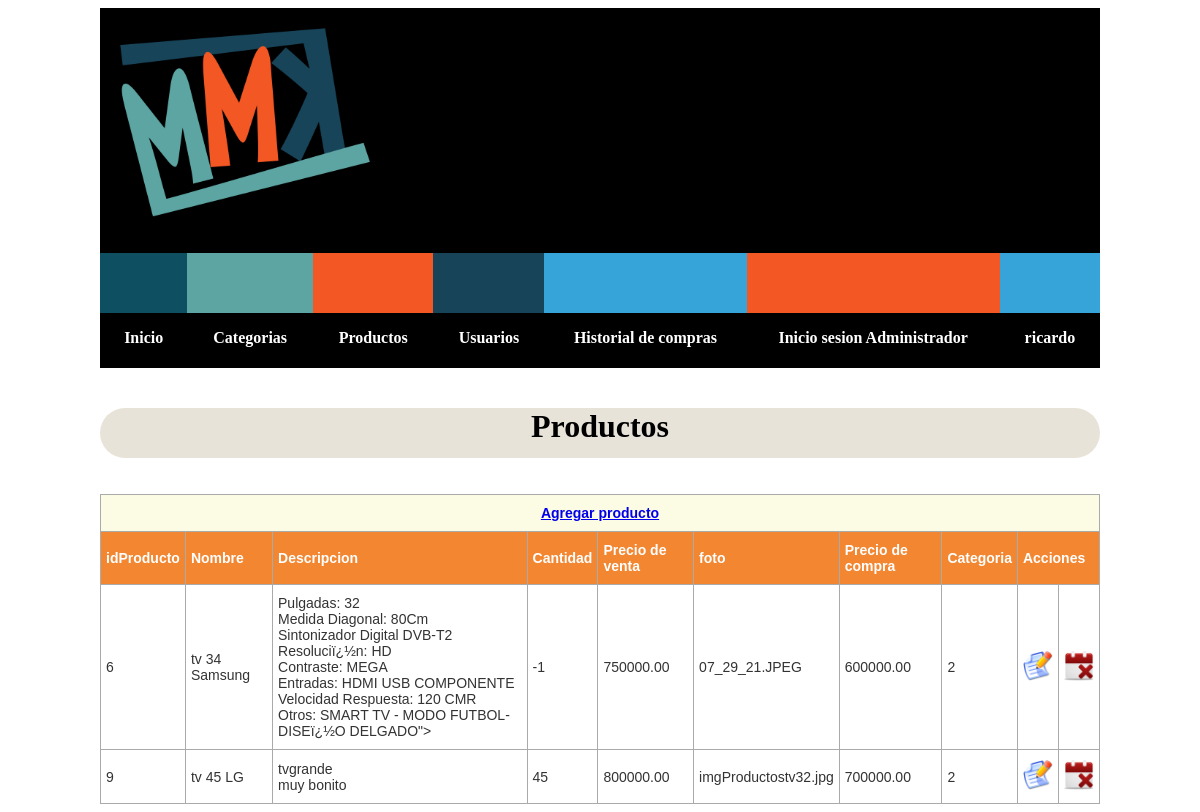
Page /Admin/productos.php (signed in) on the committed database.
### tables this page shows
CREATE TABLE IF NOT EXISTS `productos` (
`idProducto` int(11) NOT NULL,
  `nombre` varchar(45) NOT NULL,
  `descripcion` varchar(400) NOT NULL,
  `cantidad` int(3) NOT NULL,
  `presioVenta` double(10,2) NOT NULL,
  `foto` varchar(45) NOT NULL,
  `PresioCompra` double(10,2) NOT NULL,
  `Categorias_idCat` int(11) NOT NULL
);

### Admin/productos.php (the view, shortened to what this page needs)
<?php
        $mysql = new conexion();
        $mysqli=$mysql->conctar();
$sql ="SELECT * FROM productos";
$consulta= $mysqli->query($sql);
?>
<!DOCTYPE html>
<html>
    <head>
        <link rel="stylesheet" href="css/estiloProductos.css" type="text/css" media="screen" />
    </head>
    <?php include 'header.php';?>
    <body>
        <h1>Productos</h1>
        <br>
        <br>
        <div id="prod">
        <table class="tg">
        <tr>
            <th class="tg-rvy5" colspan="10"><a href="agregarPoducto.php">Agregar producto </a></th>
        </tr>
        <tr>
            <td class="tg-1ttd">idProducto</td>
            <td class="tg-1ttd">Nombre</td>
            <td class="tg-1ttd">Descripcion</td>
            <td class="tg-1ttd">Cantidad</td>
            <td class="tg-1ttd">Precio de venta</td>
            <td class="tg-1ttd">foto</td>
            <td class="tg-1ttd">Precio de compra</td>
            <td class="tg-1ttd">Categoria</td>
            <td class="tg-1ttd" colspan="2">Acciones</td>
        </tr>
        <?php while($campos=mysqli_fetch_object($consulta)){?>
        <tr>
            <td class="tg-031e"><?php echo $campos->idProducto; ?></td>
            <td class="tg-031e"><?php echo $campos->nombre; ?></td>
            <td class="tg-031e"><?php echo $campos->descripcion; ?></td>
            <td class="tg-031e"><?php echo $campos->cantidad; ?></td>
            <td class="tg-031e"><?php echo $campos->presioVenta; ?></td>
            <td class="tg-031e"><?php echo $campos->foto; ?></td>
            <td class="tg-031e"><?php echo $campos->PresioCompra;?></td>
            <td class="tg-031e"><?php echo $campos->Categorias_idCat;?></td>
            <td class="tg-031e"><a class="ac"href="#"
            onclick="modificarProducto(<?php echo $campos->idProducto; ?>)">
            <img src="../img/modificar.png" width="30px" height="30px"/></a></td>
            <td class="tg-031e"><a class="ac"href="#"  onclick="eliminarProducto(<?php echo $campos->idProducto; ?>)"><img src="../img/remove_event_256.png" width="30px" height="30px"/></a></td>
        </tr>
        <?php }?>
        </table>
            </div>
    </body>
</html>

### Admin/css/estiloProductos.css (style rules this page uses)
h1 { text-align: CENTER; font-family: fantasy; border-radius: 29px 29px 29px 29px; -moz-border-radius: 29px 29px 29px 29px; -webkit-border-radius: 29px 29px 29px 29px; border: 0px solid #000000; background:#e8e3d8; width: 1000px; height: 50px; margin: 0 auto; }
.tg { border-collapse:collapse;border-spacing:0;border-color:#aaa; margin: 0 auto; width: 1000px; margin: 0 auto; }
.tg td { font-family:Arial, sans-serif;font-size:14px;padding:10px 5px;border-style:solid;border-width:1px;overflow:hidden;word-break:normal;border-color:#aaa;color:#333;background-color:#fff; }
.tg th { font-family:Arial, sans-serif;font-size:14px;font-weight:normal;padding:10px 5px;border-style:solid;border-width:1px;overflow:hidden;word-break:normal;border-color:#aaa;color:#fff;background-color:#f38630; }
.tg .tg-rvy5 { font-weight:bold;background-color:#fcfbe3;color:#000000;text-align:center }
.tg .tg-1ttd { background-color:#f38630;font-weight:bold;color:#ffffff }
#prod { margin: 0 auto; }

### css/style.css (style rules this page uses)
* { padding:0; }

### rows in the picture
productos: idProducto "6", nombre "tv 34 Samsung", descripcion "Pulgadas: 32 Medida Diagonal: 80Cm Sintonizador Digital DVB-T2 Resoluciï¿½n: HD Contraste: MEGA Entradas: HDMI USB COMPONENTE Velocidad Respuesta: 120 CMR Otros: SMART TV - MODO FUTBOL- DISEï¿½O DELGADO\">", cantidad "-1", presioVenta "750000.00", foto "07_29_21.JPEG", PresioCompra "600000.00", Categorias_idCat "2"
productos: idProducto "9", nombre "tv 45 LG", descripcion "tvgrande muy bonito", cantidad "45", presioVenta "800000.00", foto "imgProductostv32.jpg", PresioCompra "700000.00", Categorias_idCat "2"

### other values in the picture
$_SESSION["admins"] "ricardo"
